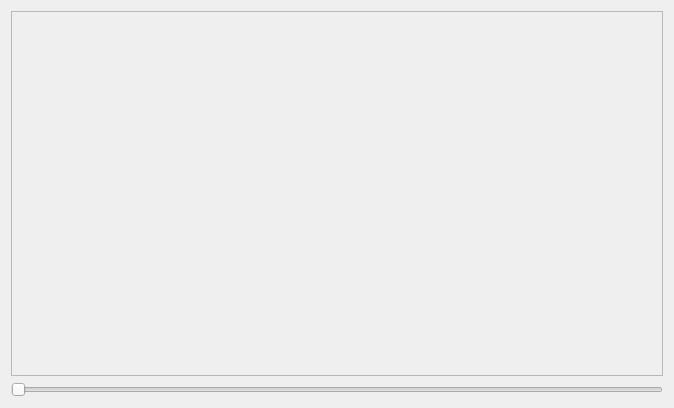
<?xml version="1.0" encoding="UTF-8"?>
<ui version="4.0">
 <class>frmMeterWidget</class>
 <widget class="QWidget" name="frmMeterWidget">
  <property name="geometry">
   <rect>
    <x>0</x>
    <y>0</y>
    <width>674</width>
    <height>408</height>
   </rect>
  </property>
  <property name="windowTitle">
   <string>Form</string>
  </property>
  <layout class="QVBoxLayout" name="verticalLayout">
   <item>
    <widget class="QFrame" name="frame">
     <property name="frameShape">
      <enum>QFrame::StyledPanel</enum>
     </property>
     <property name="frameShadow">
      <enum>QFrame::Raised</enum>
     </property>
     <layout class="QGridLayout" name="gridLayout">
      <item row="0" column="0">
       <widget class="TimeMeterWidget" name="widget" native="true"/>
      </item>
      <item row="0" column="1">
       <widget class="SpeedMeterWidget" name="widget_2" native="true"/>
      </item>
      <item row="1" column="0">
       <widget class="PaintMeterWidget" name="widget_3" native="true"/>
      </item>
      <item row="1" column="1">
       <widget class="RadarMeterWidget" name="widget_4" native="true"/>
      </item>
     </layout>
    </widget>
   </item>
   <item>
    <widget class="QSlider" name="horizontalSlider">
     <property name="orientation">
      <enum>Qt::Horizontal</enum>
     </property>
    </widget>
   </item>
  </layout>
 </widget>
 <customwidgets>
  <customwidget>
   <class>TimeMeterWidget</class>
   <extends>QWidget</extends>
   <header>meterwidget/timemeterwidget.h</header>
   <container>1</container>
  </customwidget>
  <customwidget>
   <class>SpeedMeterWidget</class>
   <extends>QWidget</extends>
   <header>meterwidget/speedmeterwidget.h</header>
   <container>1</container>
  </customwidget>
  <customwidget>
   <class>PaintMeterWidget</class>
   <extends>QWidget</extends>
   <header>meterwidget/paintmeterwidget.h</header>
   <container>1</container>
  </customwidget>
  <customwidget>
   <class>RadarMeterWidget</class>
   <extends>QWidget</extends>
   <header>meterwidget/radarmeterwidget.h</header>
   <container>1</container>
  </customwidget>
 </customwidgets>
 <resources/>
 <connections/>
</ui>
